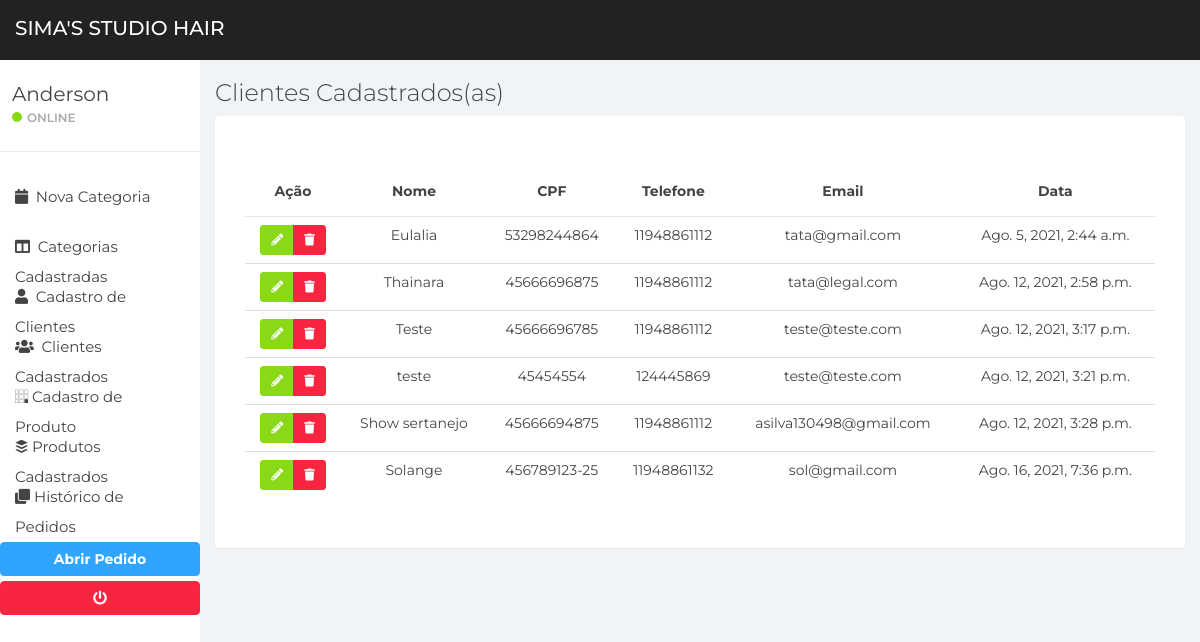
Page /cliente/list-cliente/ on the earlier database version.
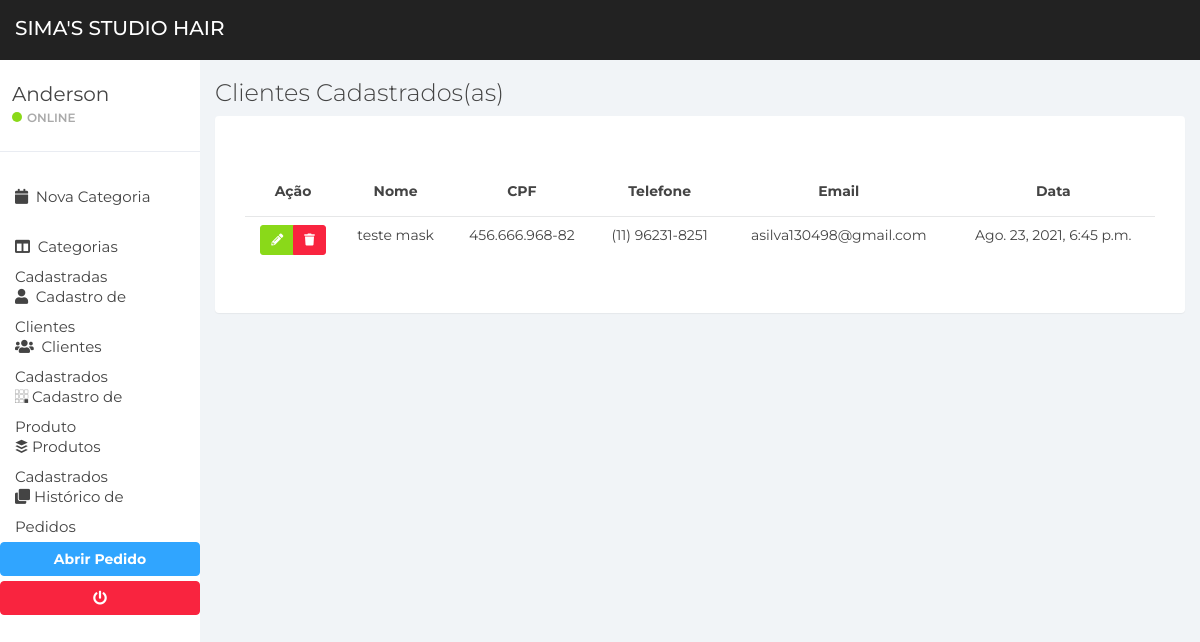
Same page on the later database version.
### apps/cliente/models.py (models this page shows, shortened)
class Cliente(models.Model):
    loja = models.ForeignKey(to=Store, on_delete=models.DO_NOTHING, blank=True, null=True)
    nome = models.CharField(max_length=50)
    sobrenome = models.CharField(max_length=50)
    cpf = models.CharField(max_length=15,unique=True)
    telefone = models.CharField(max_length=200)
    email = models.EmailField(max_length=100)
    data = models.DateTimeField(auto_now_add=True)
    is_active = models.BooleanField(default=True)
    class Meta:
        verbose_name = "Cliente"
        verbose_name_plural = "Clientes"

### apps/cliente/views.py (the view)
# urls.py: path('list-cliente/', views.list_cliente, name="list-cliente"),
def list_cliente(request):
    page_title = 'Clientes Cadastrados(as)'
    msg = None
    notification = None
    clientes = None
    clientes = models.Cliente.objects.filter(is_active=True)
    if not clientes:
        msg = 'Nenhum cliente Cadastrado(a)'
        notification = 'danger'
    context = {
        'clientes': clientes, 'notification': notification, 'msg': msg, 'page_title': page_title
    }
    return render(request, 'clientes_cadastrados.html', context)

### apps/cliente/templates/clientes_cadastrados.html (shortened to what this page needs)
{% extends 'base/base.html' %}
{% load static %}
{% block content %}
<div class="panel-body">
    <div class="table-responsive">
        <table class="table">
            <thead>
            <tr>
                <th class="text-center">Ação</th>
                <th class="text-center">Nome</th>
                <th class="text-center">CPF</th>
                <th class="text-center">Telefone</th>
                <th class="text-center">Email</th>
                <th class="text-center">Data</th>
            </tr>
            </thead>
            <tbody>
            {% for u in clientes %}
            <tr>
                <td align="center">
                    <div class="btn-group btn-group-sm shadow" role="group" aria-label="Basic example">
                        <a href="{% url 'cliente:edit-cliente' u.pk %}" class="btn btn-success btn-sm shadow"><i class="fas fa-pencil-alt"></i></a>
                        <button class="btn btn-danger btn-trash" value="{{ u.pk }}"><i class="fas fa-trash text-white"></i></button>
                    </div>
                </td>
                <td align="center">{{ u.nome }}</td>
                <td align="center">{{ u.cpf }}</td>
                <td align="center">{{ u.telefone }}</td>
                <td align="center">{{ u.email }}</td>
                <td align="center">{{ u.data }}</td>
            </tr>
            {% endfor %}
            </tbody>
        </table>
    </div>
</div>
{% endblock %}

### apps/utils/templates/base/base.html (shortened to what this page needs)
<!DOCTYPE html>
{% load static %}
<html>
<head>
    <link href="{% static 'css/bootstrap.min.css' %}" rel="stylesheet">
    <link href="{% static 'css/font-awesome.min.css' %}" rel="stylesheet">
    <link href="{% static 'css/datepicker3.css' %}" rel="stylesheet">
    <link href="{% static 'css/styles.css' %}" rel="stylesheet">
    <link rel="stylesheet" href="https://cdnjs.cloudflare.com/ajax/libs/font-awesome/5.12.0-2/css/all.min.css">
</head>
<body>
{% include 'barras/navbar.html'%}
{% include 'barras/sidebar.html'%}
<div class="col-sm-9 col-sm-offset-3 col-lg-10 col-lg-offset-2 main">
    <div class="row">
        <div class="col-lg-12">
            <h3 class="">{{ page_title }}</h3>
        </div>
    </div>
    <div class="panel panel-container">
        <div class="panel-body">
            {% block content %}{% endblock %}
        </div>
    </div>
</div>
</body>
</html>

### apps/utils/templates/barras/navbar.html (shortened to what this page needs)
<nav class="navbar navbar-custom navbar-fixed-top" role="navigation">
	<div class="container-fluid">
		<div class="navbar-header">
			<a href="{% url 'utils:dashboard' %}"><span class="navbar-brand">Sima's Studio Hair</span></a>
		</div>
	</div>
</nav>

### apps/utils/templates/barras/sidebar.html (shortened to what this page needs)
<div id="sidebar-collapse" class="col-sm-3 col-lg-2 sidebar">
	<div class="profile-sidebar">
		<div class="profile-usertitle">
			<div class="profile-usertitle-name">Anderson</div>
			<div class="profile-usertitle-status"><span class="indicator label-success"></span>Online</div>
		</div>
	</div>
	<ul class="nav menu">
		<li><a href="{% url 'categoria:new-category' %}"><em class="fa fa-calendar">&nbsp;</em> Nova Categoria</a></li>
		<li><a href="{% url 'categoria:list-category' %}"><em class="fas fa-columns">&nbsp;</em> Categorias Cadastradas</a></li>
		<li><a href="{% url 'cliente:new-cliente' %}"><em class="fa fa-user">&nbsp;</em> Cadastro de Clientes</a></li>
		<li><a href="{% url 'cliente:list-cliente' %}"><em class="fa fa-users">&nbsp;</em> Clientes Cadastrados</a></li>
		<li><a href="{% url 'item:new-produto' %}"><em class="fab fa-buromobelexperte"></em> Cadastro de Produto</a></li>
		<li><a href="{% url 'item:list-produto' %}"><em class="fab fa-buffer"></em> Produtos Cadastrados</a></li>
		<li><a href="{% url 'pedido:list-pedido' %}"><em class="fa fa-clone"></em> Histórico de Pedidos</a></li>
	</ul>
	<a href="{% url 'pedido:new-pedido' %}" class="btn btn-primary btn-block text-white"><b>Abrir Pedido</b></a>
	<a href="{% url 'utils:logout' %}" class="btn btn-danger btn-block text-white"><b><i class="fas fa-power-off"></i></b></a>
</div>

### static/css/styles.css (style rules this page uses)
body { background: #f1f4f7; padding-top: 60px; font-size: 14px; color: #444444; font-family: "Montserrat", "Helvetica Neue", Helvetica, Arial, sans-serif; }
a, a:hover, a:focus { color: #30a5ff; }
h1, h2, h3, h4, h5, h6 { color: #444444; }
h3, h4 { font-weight: 300; }
.navbar-custom { background: #222; height: 60px; }
.navbar-header .navbar-brand { color: #fff; font-size: 20px; text-transform: uppercase; font-weight: 500; height: 60px; padding-top: 18px; }
.btn-primary, .btn-primary:hover, .btn-primary:focus, .btn-primary:active, .btn-primary.active, .open > .dropdown-toggle.btn-primary, .btn-primary.disabled, .btn-primary[disabled], fieldset[disabled] .btn-primary, .btn-primary.disabled:hover, .btn-primary[disabled]:hover, fieldset[disabled] .btn-primary:hover, .btn-primary.disabled:focus, .btn-primary[disabled]:focus, fieldset[disabled] .btn-primary:focus, .btn-primary.disabled:active, .btn-primary[disabled]:active, fieldset[disabled] .btn-primary:active, .btn-primary.disabled.active, .btn-primary[disabled].active, fieldset[disabled] .btn-primary.active { background-color: #30a5ff; border-color: #30a5ff; }
.btn-success, .btn-success:hover, .btn-success:focus, .btn-success:active, .btn-success.active, .open > .dropdown-toggle.btn-success, .btn-success.disabled, .btn-success[disabled], fieldset[disabled] .btn-success, .btn-success.disabled:hover, .btn-success[disabled]:hover, fieldset[disabled] .btn-success:hover, .btn-success.disabled:focus, .btn-success[disabled]:focus, fieldset[disabled] .btn-success:focus, .btn-success.disabled:active, .btn-success[disabled]:active, fieldset[disabled] .btn-success:active, .btn-success.disabled.active, .btn-success[disabled].active, fieldset[disabled] .btn-success.active { background-color: #8ad919; border-color: #8ad919; }
.btn-danger, .btn-danger:hover, .btn-danger:focus, .btn-danger:active, .btn-danger.active, .open > .dropdown-toggle.btn-danger, .btn-danger.disabled, .btn-danger[disabled], fieldset[disabled] .btn-danger, .btn-danger.disabled:hover, .btn-danger[disabled]:hover, fieldset[disabled] .btn-danger:hover, .btn-danger.disabled:focus, .btn-danger[disabled]:focus, fieldset[disabled] .btn-danger:focus, .btn-danger.disabled:active, .btn-danger[disabled]:active, fieldset[disabled] .btn-danger:active, .btn-danger.disabled.active, .btn-danger[disabled].active, fieldset[disabled] .btn-danger.active { background-color: #f9243f; border-color: #f9243f; }
.label-success { background-color: #8ad919; }
.panel { border: 0; }
.panel-container { padding-top: 20px; }
.navbar { border: 0; }
.sidebar { display: block; padding: 0; display: none; box-shadow: none; background: #fff; }
.sidebar ul { margin: 20px 0px; }
@media (min-width: 768px) { .sidebar { display: block; position: fixed; top: 60px; bottom: 0; left: 0; z-index: 1000; display: block; margin: 0; padding: 0; overflow-x: hidden; overflow-y: auto; } }
@media (min-width: 768px) { .navbar-header { width: 100%; } }
.sidebar ul.nav li a { height: 50px; font-size: 15px; line-height: 2em; color: #444444; }
.profile-sidebar { padding: 10px 0; border-bottom: 1px solid #e9ecf2; }
.indicator { width: 10px; height: 10px; display: inline-block; border-radius: 9999px; margin-right: 5px; }
.profile-usertitle { float: left; text-align: left; margin: 10px 0 0 12px; }
.profile-usertitle-name { font-size: 20px; margin-bottom: 0px; }
.profile-usertitle-status { text-transform: uppercase; color: #AAA; font-size: 12px; font-weight: 600; margin-bottom: 15px; }
.table { background: #fff; }
.table > thead > tr > th { border-bottom: 1px solid #e6e7e8; vertical-align: middle; height: 50px; }

Differences in the rows shown:
removed Cliente: {{ u.pk }} 1 (drawn), nome "Eulalia", cpf "53298244864", telefone "11948861112", email "tata@gmail.com", data "Ago. 5, 2021, 2:44 a.m."
removed Cliente: {{ u.pk }} 2 (drawn), nome "Thainara", cpf "45666696875", telefone "11948861112", email "tata@legal.com", data "Ago. 12, 2021, 2:58 p.m."
removed Cliente: {{ u.pk }} 3 (drawn), nome "Teste", cpf "45666696785", telefone "11948861112", email "teste@teste.com", data "Ago. 12, 2021, 3:17 p.m."
removed Cliente: {{ u.pk }} 4 (drawn), nome "teste", cpf "45454554", telefone "124445869", email "teste@teste.com", data "Ago. 12, 2021, 3:21 p.m."
removed Cliente: {{ u.pk }} 5 (drawn), nome "Show sertanejo", cpf "45666694875", telefone "11948861112", email "asilva130498@gmail.com", data "Ago. 12, 2021, 3:28 p.m."
no longer on this page (row edited): Cliente: {{ u.pk }} 6 (drawn), nome "Solange", cpf "456789123-25", telefone "11948861132", email "sol@gmail.com", data "Ago. 16, 2021, 7:36 p.m."
added Cliente: {{ u.pk }} 7 (drawn), nome "teste mask", cpf "456.666.968-82", telefone "(11) 96231-8251", email "asilva130498@gmail.com", data "Ago. 23, 2021, 6:45 p.m."
